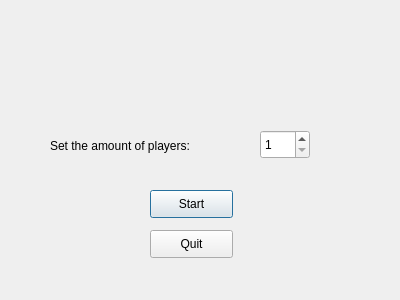
<?xml version="1.0" encoding="UTF-8"?>
<ui version="4.0">
 <class>OpeningDialog</class>
 <widget class="QDialog" name="OpeningDialog">
  <property name="geometry">
   <rect>
    <x>0</x>
    <y>0</y>
    <width>400</width>
    <height>300</height>
   </rect>
  </property>
  <property name="windowTitle">
   <string>Dialog</string>
  </property>
  <widget class="QPushButton" name="startButton">
   <property name="geometry">
    <rect>
     <x>150</x>
     <y>190</y>
     <width>83</width>
     <height>28</height>
    </rect>
   </property>
   <property name="text">
    <string>Start</string>
   </property>
  </widget>
  <widget class="QSpinBox" name="playerSpinBox">
   <property name="geometry">
    <rect>
     <x>260</x>
     <y>130</y>
     <width>50</width>
     <height>29</height>
    </rect>
   </property>
   <property name="minimum">
    <number>1</number>
   </property>
   <property name="maximum">
    <number>6</number>
   </property>
  </widget>
  <widget class="QLabel" name="setCountLabel">
   <property name="geometry">
    <rect>
     <x>50</x>
     <y>130</y>
     <width>181</width>
     <height>31</height>
    </rect>
   </property>
   <property name="text">
    <string>Set the amount of players:</string>
   </property>
  </widget>
  <widget class="QPushButton" name="quitButton">
   <property name="geometry">
    <rect>
     <x>150</x>
     <y>230</y>
     <width>83</width>
     <height>28</height>
    </rect>
   </property>
   <property name="text">
    <string>Quit</string>
   </property>
  </widget>
 </widget>
 <resources/>
 <connections>
  <connection>
   <sender>startButton</sender>
   <signal>clicked()</signal>
   <receiver>OpeningDialog</receiver>
   <slot>accept()</slot>
   <hints>
    <hint type="sourcelabel">
     <x>191</x>
     <y>203</y>
    </hint>
    <hint type="destinationlabel">
     <x>199</x>
     <y>149</y>
    </hint>
   </hints>
  </connection>
  <connection>
   <sender>quitButton</sender>
   <signal>clicked(bool)</signal>
   <receiver>OpeningDialog</receiver>
   <slot>reject()</slot>
   <hints>
    <hint type="sourcelabel">
     <x>191</x>
     <y>243</y>
    </hint>
    <hint type="destinationlabel">
     <x>199</x>
     <y>149</y>
    </hint>
   </hints>
  </connection>
 </connections>
</ui>
